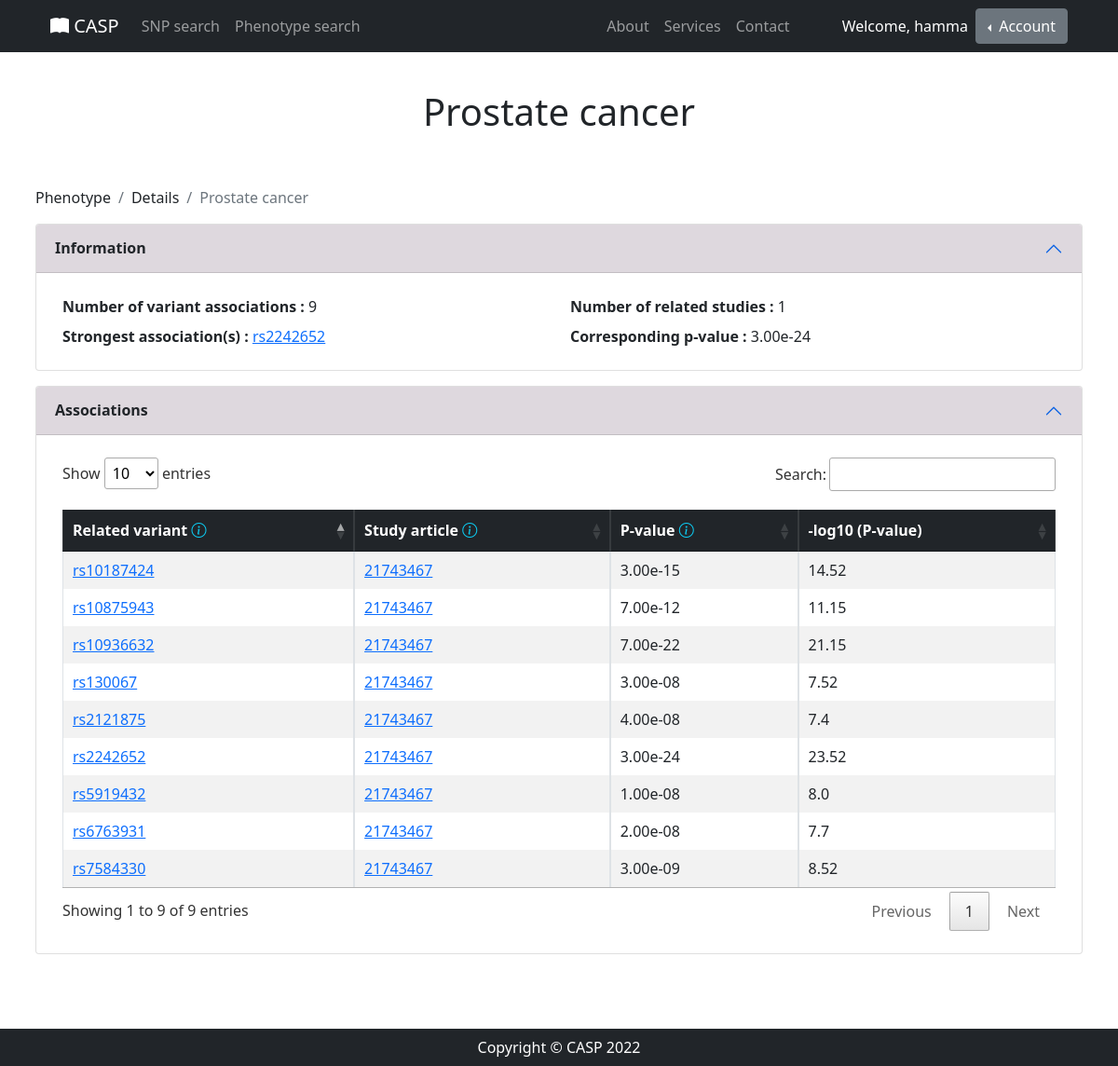
/phenotype/details/Prostate cancer/ (signed in), run on the app's committed database.
### SNP_App/models.py (models this page shows)
class Association(models.Model):
    SNP = models.ForeignKey(SNP, on_delete=models.CASCADE)
    Disease_trait = models.ForeignKey(DiseaseTrait, on_delete=models.CASCADE)
    Reference = models.ForeignKey(Reference, on_delete=models.CASCADE)
    Pvalue = models.FloatField()
    Neglog10pvalue = models.FloatField()

### SNP_App/views.py (the view)
# urls.py: path('phenotype/details/<str:name>/', views.phenotype_details, name='pheno_details'),
def phenotype_details(request, name):
    phenotype_query = Association.objects.filter(Disease_trait_id=name)
    min_pvalue = phenotype_query.aggregate(Min('Pvalue'))
    snp_min_pvalue = phenotype_query.filter(Pvalue=min_pvalue['Pvalue__min'])
    number_studies = phenotype_query.values('Reference').distinct().count()
    return render(request, 'phenotype_details.html',
                  {'details': phenotype_query, 'detail_name': name, 'detail_type': 'Phenotype',
                   'title': name, 'studies': number_studies, 'min_pvalue': min_pvalue,
                   'snp_min_pvalue': snp_min_pvalue})

### SNP_App/templates/phenotype_details.html (shortened to what this page needs)
{% extends 'details.html' %}
{% block info %}
    <div class="col-6">
        <b>Number of variant associations : </b>
        {{ details|length }}
    </div>
    <div class="col-6">
        <b>Number of related studies : </b>
        {{ studies }}
    </div>
    <div class="col-6">
        <b>Strongest association(s) : </b>
        {% if snp_min_pvalue|length == 1 %}
            <a target="_blank" rel="noopener noreferrer"
               href="/snp/details/{{ snp_min_pvalue.first.SNP_id }}/">
                {{ snp_min_pvalue.first.SNP_id}} </a>
        {% else %}
            {% for snp in snp_min_pvalue %}
                <a target="_blank" rel="noopener noreferrer"
               href="/snp/details/{{ snp.SNP_id }}/">
                {{ snp.SNP_id }} </a>,
            {% endfor %}
        {% endif %}
    </div>
    <div class="col-6">
        <b>Corresponding p-value : </b>
        {{ min_pvalue.Pvalue__min|stringformat:".2e" }}
    </div>
{% endblock info %}
{% block table %}
    <table id="phenotype_details_table" class="table table-striped table-bordered">
        <thead class="table-dark text-center">
        <th> Related variant <i class="bi bi-info-circle text-info"
                                data-bs-toggle="tooltip" data-bs-placement="top"
                                title="Rsid of the variant proven to have an association with the phenotype"></i>
        </th>
        <th> Study article <i class="bi bi-info-circle text-info"
                              data-bs-toggle="tooltip" data-bs-placement="top"
                              title="Pubmedid and link of the study article mentioning the association between the phenotype and the variant"></i>
        </th>
        <th> P-value <i class="bi bi-info-circle text-info"
                        data-bs-toggle="tooltip" data-bs-placement="top"
                        title="Reported p-value for strongest SNP risk allele (linked to dbGaP Association Browser)"></i>
        </th>
        <th> -log10 (P-value)</th>
        </thead>
        <tbody>
        {% for detail in details %}
            <tr>
                <td><a target="_blank" rel="noopener noreferrer"
                       href="/snp/details/{{ detail.SNP_id }}/">
                    {{ detail.SNP_id }}</a></td>
                <td><a target="_blank" rel="noopener noreferrer"
                       href="https://pubmed.ncbi.nlm.nih.gov/{{ detail.Reference_id }}/">
                    {{ detail.Reference_id }}</a></td>
                <td>{{ detail.Pvalue|stringformat:".2e" }}</td>
                <td>{{ detail.Neglog10pvalue }}</td>
            </tr>
        {% endfor %}
        </tbody>
    </table>
{% endblock table %}

### SNP_App/templates/base.html (shortened to what this page needs)
<!DOCTYPE html>
<html lang="en">
<head>
    {% load static %}
    <link href="{% static 'css/styles.css' %}" rel="stylesheet"/>
    <link rel="stylesheet" href="https://cdn.jsdelivr.net/npm/bootstrap-icons@1.9.1/font/bootstrap-icons.css">
    <link rel="stylesheet" type="text/css" href="{% static 'css/jquery.dataTables.min_1.12.1.css' %}">
    <link rel="stylesheet" type="text/css" href="{% static 'css/custom.css' %}">
</head>
<body class="" id="page-top">
<nav class="navbar navbar-expand-lg navbar-dark bg-dark fixed-top" id="mainNav">
    <div class="container px-4">
        <a class="navbar-brand" href="/"><i class="bi bi-book-fill"></i> CASP</a>
        <div class="collapse navbar-collapse" id="navbarNavDropdown">
            <ul class="navbar-nav">
                <li class="nav-item">
                    <a class="nav-link" href="/snp_search" id="snp_redirect"> SNP search </a>
                </li>
                <li class="nav-item">
                    <a class="nav-link" href="/phenotype_search" id="phenotype_redirect"> Phenotype search </a>
                </li>
            </ul>
        </div>
        <div class="collapse navbar-collapse" id="navbarResponsive">
            <ul class="navbar-nav ms-auto">
                <li class="nav-item"><a class="nav-link" id="about_redirect"
                                        href="{% url 'about' %}">About</a></li>
                <li class="nav-item"><a class="nav-link" id="services_redirect"
                                        href="{% url 'services' %}">Services</a></li>
                <li class="nav-item me-5"><a class="nav-link" id="contact_redirect"
                                        href="{% url 'contact' %}">Contact</a></li>
            </ul>
        </div>
        <ul class="navbar-nav d-flex navbar-nav-scroll" style="--bs-scroll-height: 100px;">
            {% if request.user.is_authenticated %}
                <div class="d-flex align-items-center justify-content-center me-2">
                    <div class="text-white"> Welcome, {{ request.user.username }}  </div>
                </div>
                <div class="btn-group dropstart">
                    <button type="button" class="btn btn-secondary dropdown-toggle" data-bs-toggle="dropdown"
                            aria-expanded="false">
                        Account
                    </button>
                </div>
            {% endif %}
        </ul>
    </div>
</nav>
{% block content %}
{% endblock content %}
<div class="container p-2 mb-5"></div>
<footer class="py-2 bg-dark fixed-bottom">
    <div class="container px-4"><p class="m-0 text-center text-white">Copyright &copy; CASP 2022</p></div>
</footer>
</body>
</html>

### data on the page
Association: first.SNP_id "rs2242652", SNP_id "rs2242652", Reference_id "21743467", Pvalue "3.00e-24", Neglog10pvalue "23.52"
Association: SNP_id "rs10187424", Reference_id "21743467", Pvalue "3.00e-15", Neglog10pvalue "14.52"
Association: SNP_id "rs7584330", Reference_id "21743467", Pvalue "3.00e-09", Neglog10pvalue "8.52"
Association: SNP_id "rs6763931", Reference_id "21743467", Pvalue "2.00e-08", Neglog10pvalue "7.7"
Association: SNP_id "rs10936632", Reference_id "21743467", Pvalue "7.00e-22", Neglog10pvalue "21.15"
Association: SNP_id "rs2121875", Reference_id "21743467", Pvalue "4.00e-08", Neglog10pvalue "7.4"
Association: SNP_id "rs130067", Reference_id "21743467", Pvalue "3.00e-08", Neglog10pvalue "7.52"
Association: SNP_id "rs10875943", Reference_id "21743467", Pvalue "7.00e-12", Neglog10pvalue "11.15"
Association: SNP_id "rs5919432", Reference_id "21743467", Pvalue "1.00e-08", Neglog10pvalue "8.0"

### other printed values
{{ request.user.username }} "hamma"
{{ detail_name }} "Prostate cancer"
{{ detail_type }} "Phenotype"
{{ details|length }} "9"
{{ studies }} "1"
{{ min_pvalue.Pvalue__min|stringformat:".2e" }} "3.00e-24"
